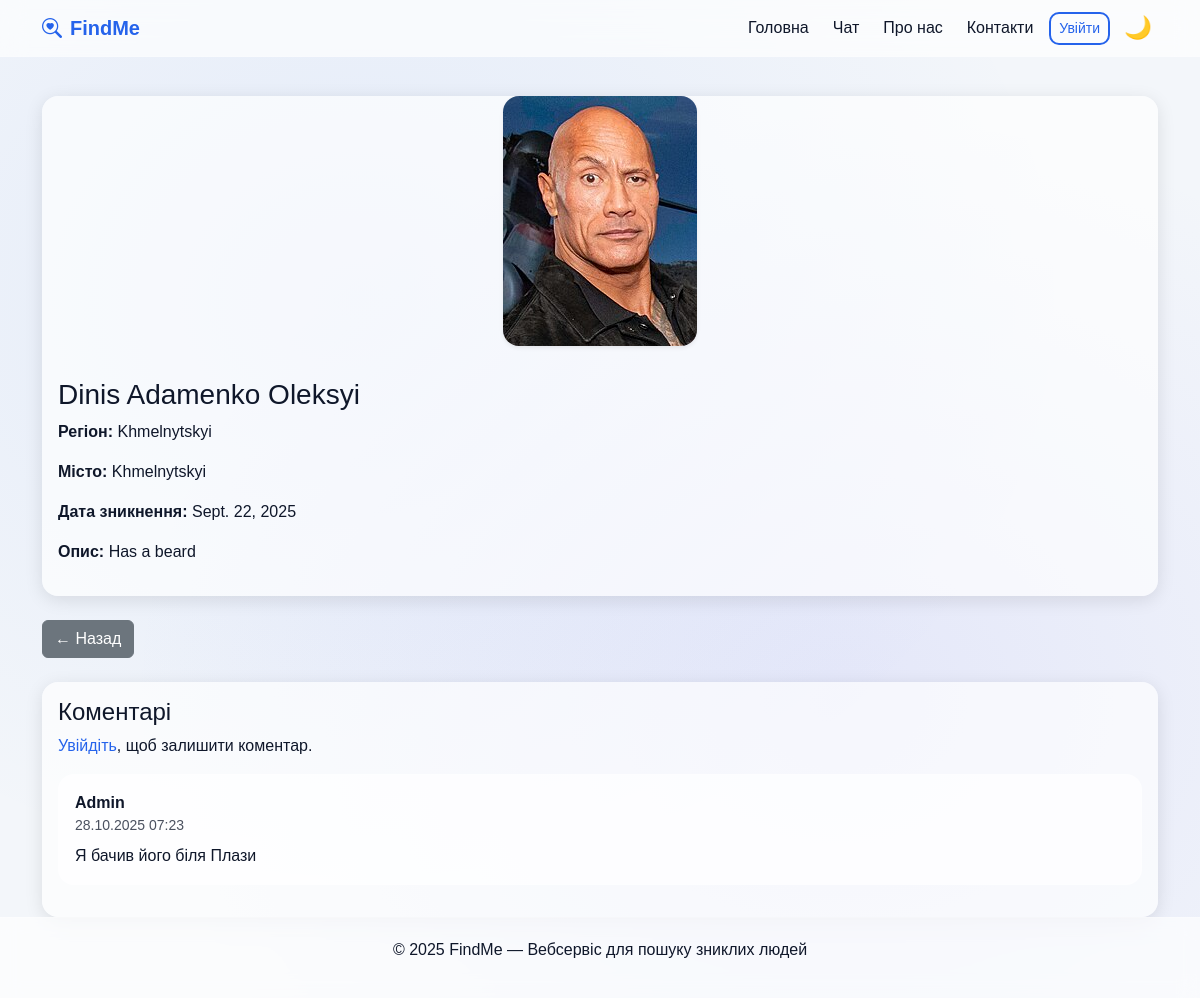
Before: /person/2/ with the older database file.
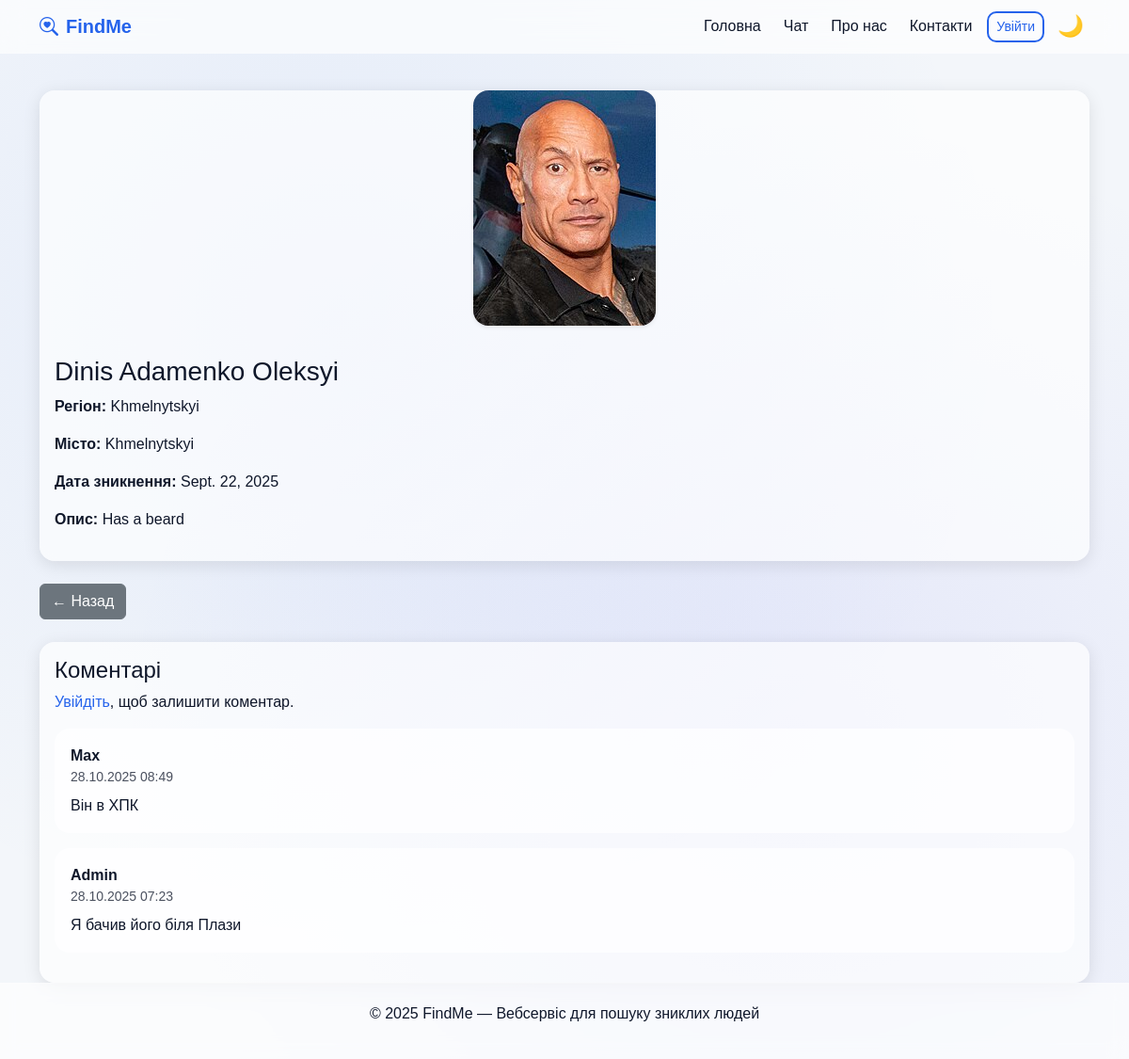
After: the same page with the newer database file.
### comments/models.py (models this page shows, shortened)
class Comment(models.Model):
    user = models.ForeignKey(User, on_delete=models.CASCADE)
    person = models.ForeignKey(MissingPerson, on_delete=models.CASCADE, related_name='comments')
    text = models.TextField(verbose_name="Коментар")
    created_at = models.DateTimeField(auto_now_add=True)

### missing_persons/views.py (the view)
# urls.py: path('person/<int:pk>/', mp_views.missing_detail, name='missing_detail'),
def missing_detail(request, pk):
    person = get_object_or_404(MissingPerson, pk=pk)
    comments = person.comments.all().order_by('-created_at')
    if request.method == 'POST' and request.user.is_authenticated:
        text = request.POST.get('text')
        if text.strip():
            Comment.objects.create(user=request.user, person=person, text=text)
    return render(request, 'missing_detail.html', {'person': person, 'comments': comments})

### templates/missing_detail.html (shortened to what this page needs)
{% extends 'base.html' %}
{% block content %}
<div class="card mb-4">
  {% if person.photo %}
  <div class="text-center mb-3">
    <img src="{{ person.photo.url }}" alt="{{ person.full_name }}"
         class="img-fluid rounded-4 shadow-sm"
         style="max-height: 600px; width: auto; object-fit: cover;">
  </div>
  {% endif %}
  <div class="card-body">
    <h3>{{ person.full_name }}</h3>
    <p><strong>Регіон:</strong> {{ person.region }}</p>
    <p><strong>Місто:</strong> {{ person.city }}</p>
    <p><strong>Дата зникнення:</strong> {{ person.missing_date }}</p>
    <p><strong>Опис:</strong> {{ person.description }}</p>
  </div>
</div>
<a href="/" class="btn btn-secondary mb-4">← Назад</a>
<div class="card p-3">
  <h4>Коментарі</h4>
  {% if user.is_authenticated %}
  <form method="post" class="mb-3">
    {% csrf_token %}
    <textarea name="text" class="form-control mb-2" rows="3" placeholder="Залиште коментар..." required></textarea>
    <button type="submit" class="btn btn-primary w-100">Надіслати</button>
  </form>
  {% else %}
  <p><a href="/login/">Увійдіть</a>, щоб залишити коментар.</p>
  {% endif %}
  {% for c in comments %}
  <div class="comment-box mb-3 p-3 rounded-4">
    <strong>{{ c.user.username }}</strong>
    <small class="d-block opacity-75">{{ c.created_at|date:"d.m.Y H:i" }}</small>
    <p class="mt-2 mb-0">{{ c.text }}</p>
  </div>
  {% empty %}
  <p>Коментарів поки немає.</p>
  {% endfor %}
</div>
{% endblock %}

Changed rows visible on the page:
added Comment: user.username "Max", created_at "28.10.2025 08:49", text "Він в ХПК"
